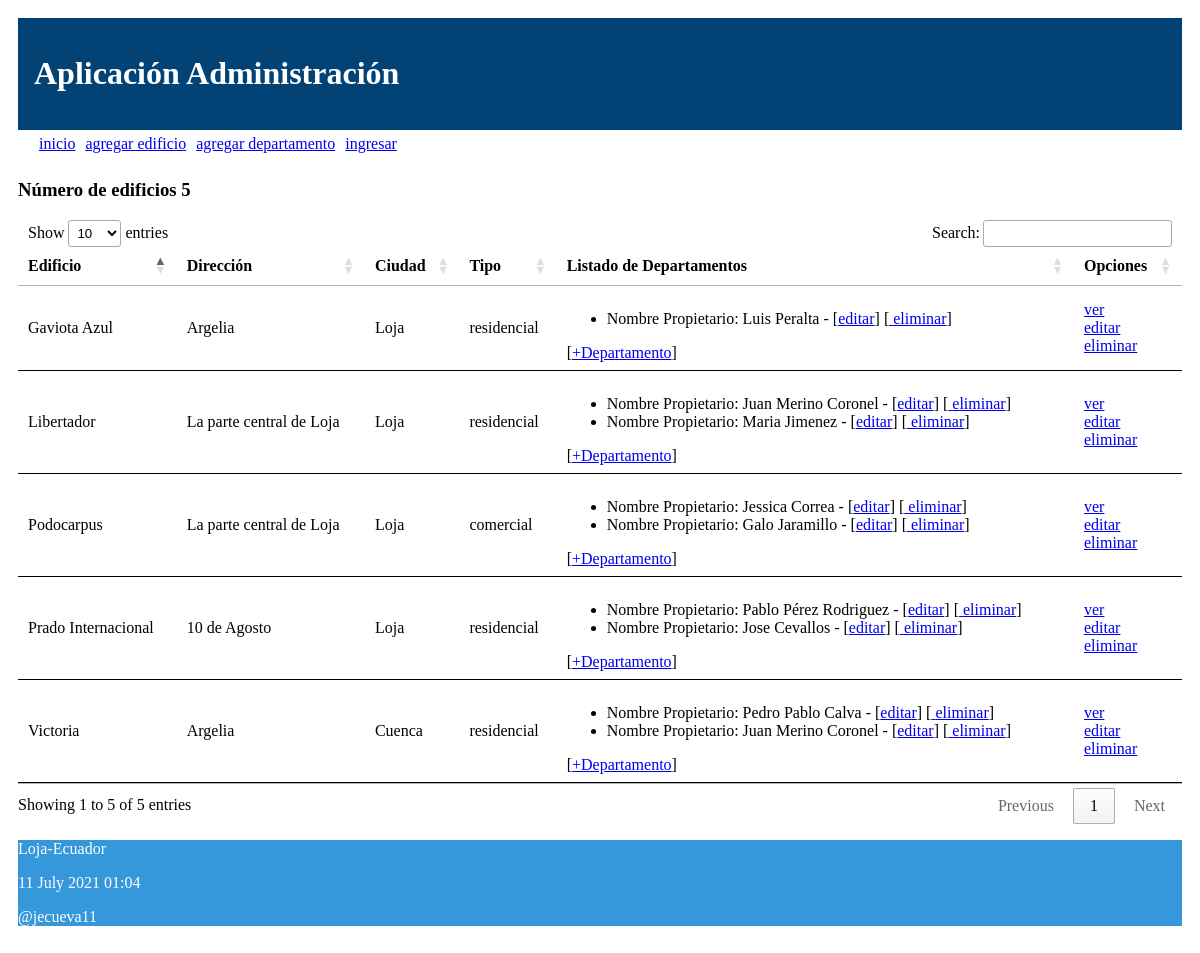
The page / on the database its author committed.
### administrativo/models.py (models this page shows, shortened)
class Edificio(models.Model):
    opciones_tipo = (
        ('residencial', 'Tipo residencial'),
        ('comercial', 'Tipo comercial'),
    )
    nombre = models.CharField(max_length=30)
    direccion = models.CharField(max_length=30)
    ciudad = models.CharField(max_length=30)
    tipo_edificio = models.CharField(max_length=30, \
        choices=opciones_tipo)

class Departamento(models.Model):
    nombre_prop = models.CharField("Nombre del Propietario", max_length=100)
    costo_depart = models.DecimalField("Costo de departamentos", max_digits=100, decimal_places=2)
    numero_cuartos = models.IntegerField("Número de cuartos")
    edificio = models.ForeignKey(Edificio, on_delete=models.CASCADE,
            related_name="edificios")

### administrativo/views.py (the view)
# urls.py: path('', views.index, name='index'),
def index(request):
    edificio = Edificio.objects.all()
    informacion_template = {'edificio': edificio, 'numero_edificio': len(edificio)}
    return render(request, 'index.html', informacion_template)

### administrativo/templates/index.html (shortened to what this page needs)
{% extends "master.html" %}
{% block content %}
<h3>Número de edificios {{ numero_edificio }}</h3>
<table id="tabla_datos">
  <thead>
    <tr>
      <th>Edificio</th>
      <th>Dirección</th>
      <th>Ciudad</th>
      <th>Tipo</th>
      <th>Listado de Departamentos</th>
      <th>Opciones</th>
    </tr>
  </thead>
  {% for f in edificio %}
  <tr>
    <td> {{f.nombre}}</td>
    <td> {{f.direccion}}</td>
    <td> {{f.ciudad}}</td>
    <td> {{f.tipo_edificio}} </td>
    <td>
        <ul>
          {% for e in f.edificios.all %}
            <li>
                <span>Nombre Propietario: {{e.nombre_prop}} - [<a href="{% url 'editar_departamento' e.id %}">editar</a>]
                    [<a href="{% url 'eliminar_departamento' e.id %}" onclick="return confirm('¿Está seguro de la eliminación?')" >
                    eliminar</a>] </span>
            </li>
          {% endfor %}
        </ul>
        [<a href="{% url 'crear_departamento_edificio' f.id%}">+Departamento</a>]
    </td>
    <td> <a href="{% url 'obtener_edificio' f.id %}">ver</a> <br>
        <a href="{% url 'editar_edificio' f.id %}">editar</a> <br>
        <a href="{% url 'eliminar_edificio' f.id %}"
        onclick="return confirm('¿Está seguro de la eliminación?')" >
        eliminar</a>
    </td>
  </tr>
  {% endfor %}
</table>
{% endblock %}

### administrativo/templates/master.html (shortened to what this page needs)
<!DOCTYPE html>
<html>
  <head>
    {% load static %}
    <link rel="stylesheet" type="text/css" href="{% static 'css/estilos.css' %}">
    <link rel="stylesheet" type="text/css" href="https://cdn.datatables.net/1.10.25/css/jquery.dataTables.min.css">
  </head>
  <body>
  <header>
    <h1>Aplicación Administración </h1>
    <nav class="top_menu">
      <ul>
        <li><a href="{% url 'index' %}">inicio</a></li>
        <li><a href="{% url 'crear_edificio' %}">agregar edificio</a></li>
        <li><a href="{% url 'crear_departamento' %}">agregar departamento</a></li>
        {% if user.is_authenticated %}
          <li><a href="{% url 'logout_view' %}">salir</a></li>
        {% else %}
          <li><a href="{% url 'login' %}">ingresar</a></li>
        {% endif %}
      </ul>
    </nav>
  </header>
  <section>
      {% block content %}{% endblock %}
  </section>
{% include 'footer.html' %}
  </body>
</html>

### administrativo/templates/footer.html
<footer>
    <p>Loja-Ecuador</p>
    <p>{% now "j F Y H:i" %}</p>
    <p>@jecueva11</p>
</footer>

### administrativo/static/css/estilos.css (style rules this page uses)
body { background: white; padding: 10px; }
header { background: #034275; color: #FFF; padding: 1em; }
th, td { padding: 15px; border-bottom: 1px solid black; }
.top_menu ul { list-style:none; float:left; padding: 5px; width:95%; }
.top_menu ul li { float:left; margin-right:10px; margin-bottom:5px; }
footer { background-color: #3498DB; color: #FFF; }

### rows shown on the page
Edificio: nombre "Victoria", direccion "Argelia", ciudad "Cuenca", tipo_edificio "residencial"
Departamento: nombre_prop "Pedro Pablo Calva"
Departamento: nombre_prop "Juan Merino Coronel"
Edificio: nombre "Libertador", direccion "La parte central de Loja", ciudad "Loja", tipo_edificio "residencial"
Departamento: nombre_prop "Juan Merino Coronel"
Departamento: nombre_prop "Maria Jimenez"
Edificio: nombre "Prado Internacional", direccion "10 de Agosto", ciudad "Loja", tipo_edificio "residencial"
Departamento: nombre_prop "Pablo Pérez Rodriguez"
Departamento: nombre_prop "Jose Cevallos"
Edificio: nombre "Podocarpus", direccion "La parte central de Loja", ciudad "Loja", tipo_edificio "comercial"
Departamento: nombre_prop "Jessica Correa"
Departamento: nombre_prop "Galo Jaramillo"
Edificio: nombre "Gaviota Azul", direccion "Argelia", ciudad "Loja", tipo_edificio "residencial"
Departamento: nombre_prop "Luis Peralta"

### other values the page prints
{{ numero_edificio }} "5"
